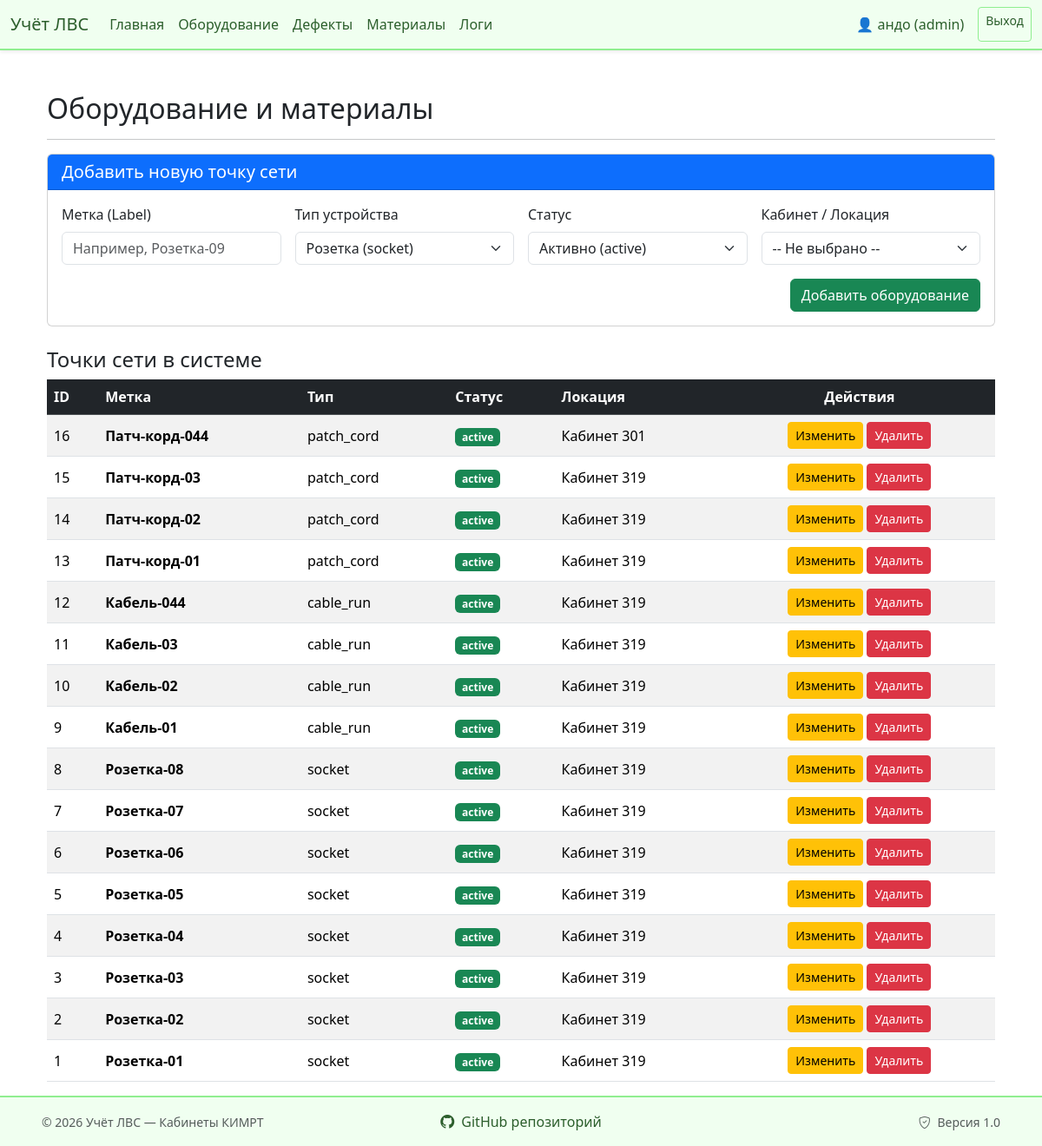
The app's page /superproject/controllers/inventory.controller.php (signed in) with its own data.
### tables this page shows
CREATE TABLE `network_points` (
  `id` int(11) NOT NULL,
  `label` varchar(20) NOT NULL,
  `type` enum('socket','switch','cable_run','patch_cord') NOT NULL,
  `location_id` int(11) DEFAULT NULL,
  `location_end_id` int(11) DEFAULT NULL,
  `status` enum('active','defect','decommissioned') DEFAULT 'active',
  `last_check` date DEFAULT NULL
);

CREATE TABLE `locations` (
  `id` int(11) NOT NULL,
  `name` varchar(100) NOT NULL,
  `type` enum('room','rack','workspace','other') DEFAULT 'room',
  `room_number` varchar(10) DEFAULT '319Б'
);

### superproject/controllers/inventory.controller.php (called while the page is built, shortened)
<?php
require_once '../db/connectDB.php';
$edit_point = null;
$sql = "SELECT network_points.*, locations.name AS location_name
        FROM network_points
        LEFT JOIN locations ON network_points.location_id = locations.id
        ORDER BY network_points.id DESC";
$stmt = $pdo->prepare($sql);
$stmt->execute();
$points = $stmt->fetchAll(PDO::FETCH_ASSOC);
require '../views/inventory.view.php';

### superproject/views/inventory.view.php (the view, shortened to what this page needs)
<?php
include __DIR__ . '/components/header.view.php';
?>
<div class="container-fluid mt-4">
    <h2>Оборудование и материалы</h2>
    <hr>
    <div class="card mb-4">
        <div class="card-header <?php echo $edit_point ? 'bg-warning text-dark' : 'bg-primary text-white'; ?>">
            <h5 class="mb-0">
                <?php echo $edit_point ? 'Редактировать точку сети (ID: ' . $edit_point['id'] . ')' : 'Добавить новую точку сети'; ?>
            </h5>
        </div>
        <div class="card-body">
            <form action="inventory.controller.php" method="POST" class="row g-3">
                <div class="col-md-3">
                    <label for="label" class="form-label">Метка (Label)</label>
                    <input type="text" class="form-control" id="label" name="label" required
                        placeholder="Например, Розетка-09"
                        value="<?php echo $edit_point ? htmlspecialchars($edit_point['label']) : ''; ?>">
                </div>
                <div class="col-md-3">
                    <label for="type" class="form-label">Тип устройства</label>
                    <select class="form-select" id="type" name="type" required>
                        <?php $current_type = $edit_point ? $edit_point['type'] : 'socket'; ?>
                        <option value="socket" <?php echo $current_type === 'socket' ? 'selected' : ''; ?>>Розетка (socket)</option>
                    </select>
                </div>
                <div class="col-md-3">
                    <label for="status" class="form-label">Статус</label>
                    <select class="form-select" id="status" name="status" required>
                        <?php $current_status = $edit_point ? $edit_point['status'] : 'active'; ?>
                        <option value="active" <?php echo $current_status === 'active' ? 'selected' : ''; ?>>Активно (active)</option>
                    </select>
                </div>
                <div class="col-md-3">
                    <label for="location_id" class="form-label">Кабинет / Локация</label>
                    <select class="form-select" id="location_id" name="location_id">
                        <option value="">-- Не выбрано --</option>
                    </select>
                </div>
                <div class="col-12 text-end">
                    <?php if ($edit_point): ?>
                        <a href="inventory.controller.php" class="btn btn-secondary me-2">Отмена</a>
                        <button type="submit" class="btn btn-primary">Сохранить изменения</button>
                    <?php else: ?>
                        <button type="submit" class="btn btn-success">Добавить оборудование</button>
                    <?php endif; ?>
                </div>
            </form>
        </div>
    </div>
    <h4>Точки сети в системе</h4>
    <table class="table table-striped table-hover align-middle">
        <thead class="table-dark">
            <tr>
                <th>ID</th>
                <th>Метка</th>
                <th>Тип</th>
                <th>Статус</th>
                <th>Локация</th>
                <th class="text-center">Действия</th>
            </tr>
        </thead>
        <tbody>
        <?php if (isset($points) && is_array($points) && count($points) > 0): ?>
            <?php foreach ($points as $point): ?>
                <tr <?php echo ($edit_point && $edit_point['id'] == $point['id']) ? 'class="table-warning"' : ''; ?>>
                    <td><?php echo $point['id']; ?></td>
                    <td><strong><?php echo htmlspecialchars($point['label']); ?></strong></td>
                    <td><?php echo htmlspecialchars($point['type']); ?></td>
                    <td>
                        <?php
                        $badgeColor = 'bg-secondary';
                        if ($point['status'] === 'active') $badgeColor = 'bg-success';
                        ?>
                        <span class="badge <?php echo $badgeColor; ?>">
                            <?php echo htmlspecialchars($point['status']); ?>
                        </span>
                    </td>
                    <td><?php echo htmlspecialchars($point['location_name'] ?? '—'); ?></td>
                    <td class="text-center">
                        <a href="inventory.controller.php?edit_id=<?php echo $point['id']; ?>"
                        class="btn btn-sm btn-warning">
                            Изменить
                        </a>
                        <a href="inventory.controller.php?action=delete&id=<?php echo $point['id']; ?>"
                        class="btn btn-sm btn-danger"
                        onclick="return confirm('Вы уверены, что хотите удалить точку «<?php echo htmlspecialchars($point['label']); ?>»?');">
                            Удалить
                        </a>
                    </td>
                </tr>
            <?php endforeach; ?>
        <?php else: ?>
            <tr>
                <td colspan="6" class="text-center text-muted">Данные о точках сети отсутствуют или не переданы из контроллера</td>
            </tr>
        <?php endif; ?>
        </tbody>
    </table>
</div>
<?php
include __DIR__ . '/components/footer.view.php';
?>

### superproject/views/components/header.view.php (style rules this page uses)
body { display: flex; flex-direction: column; min-height: 100vh; margin: 0; }

### records on screen
network_points: id "16", label "Патч-корд-044", type "patch_cord", status "active", location.name "Кабинет 301"
network_points: id "15", label "Патч-корд-03", type "patch_cord", status "active", location.name "Кабинет 319"
network_points: id "14", label "Патч-корд-02", type "patch_cord", status "active", location.name "Кабинет 319"
network_points: id "13", label "Патч-корд-01", type "patch_cord", status "active", location.name "Кабинет 319"
network_points: id "12", label "Кабель-044", type "cable_run", status "active", location.name "Кабинет 319"
network_points: id "11", label "Кабель-03", type "cable_run", status "active", location.name "Кабинет 319"
network_points: id "10", label "Кабель-02", type "cable_run", status "active", location.name "Кабинет 319"
network_points: id "9", label "Кабель-01", type "cable_run", status "active", location.name "Кабинет 319"
network_points: id "8", label "Розетка-08", type "socket", status "active", location.name "Кабинет 319"
network_points: id "7", label "Розетка-07", type "socket", status "active", location.name "Кабинет 319"
network_points: id "6", label "Розетка-06", type "socket", status "active", location.name "Кабинет 319"
network_points: id "5", label "Розетка-05", type "socket", status "active", location.name "Кабинет 319"
network_points: id "4", label "Розетка-04", type "socket", status "active", location.name "Кабинет 319"
network_points: id "3", label "Розетка-03", type "socket", status "active", location.name "Кабинет 319"
network_points: id "2", label "Розетка-02", type "socket", status "active", location.name "Кабинет 319"
network_points: id "1", label "Розетка-01", type "socket", status "active", location.name "Кабинет 319"

### other values on screen
$_SESSION['user']['login'] "андо"
$_SESSION['user']['role'] "admin"
